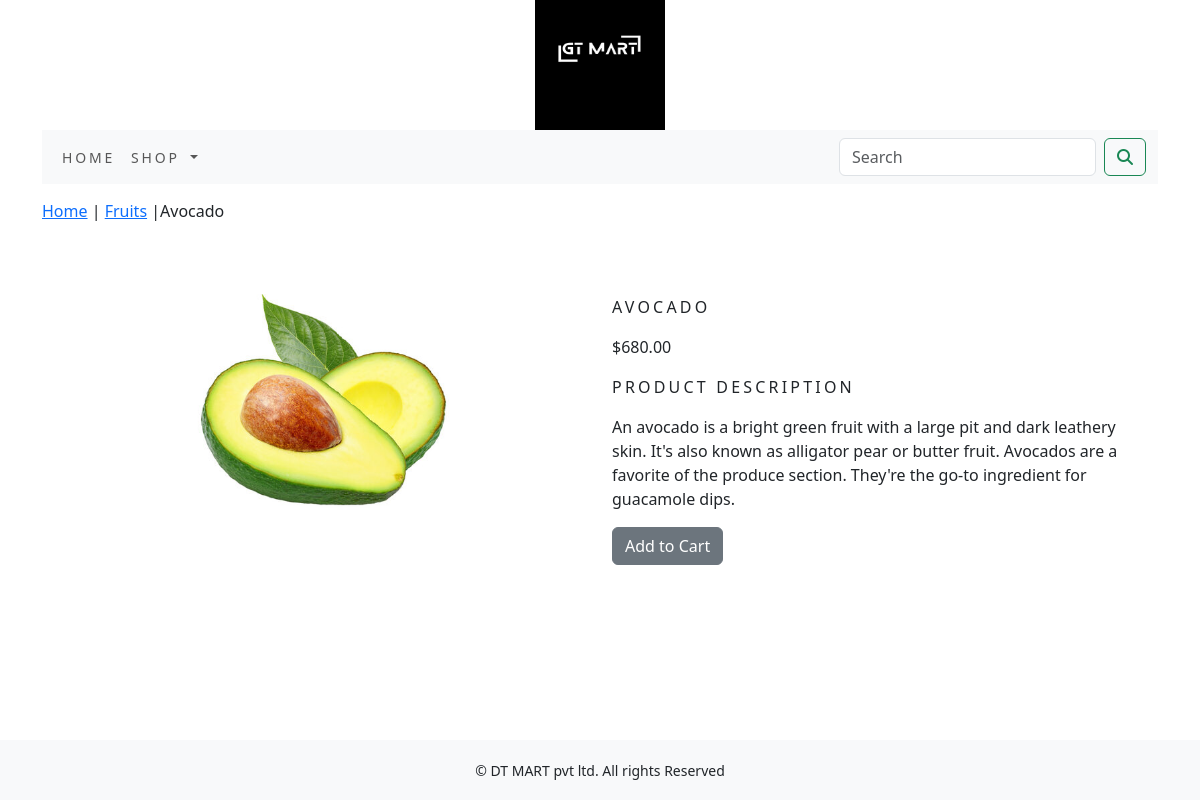
The page /shop/fruits/avocado/ on the database its author committed.
### shopapp/models.py (models this page shows, shortened)
class Product(models.Model):
    name=models.CharField(max_length=250,unique=True)
    slug = models.SlugField(max_length=250, unique=True)
    description = models.TextField(blank=True)
    price=models.DecimalField(max_digits=10,decimal_places=2)
    category=models.ForeignKey(Category,on_delete=models.CASCADE)
    image = models.ImageField(upload_to='product', blank=True)
    stock=models.IntegerField()
    available=models.BooleanField(default=True)
    created=models.DateTimeField(auto_now_add=True)
    updated=models.DateTimeField(auto_now=True)
    class Meta:
        ordering=('name',)
        verbose_name='product'
        verbose_name_plural='products'

class Category(models.Model):
    name=models.CharField(max_length=250,unique=True)
    slug=models.SlugField(max_length=250,unique=True)
    description=models.TextField(blank=True)
    image=models.ImageField(upload_to='category',blank=True)
    class Meta:
        ordering=('name',)
        verbose_name='category'
        verbose_name_plural='categories'
    def get_url(self):
        return reverse('shopapp:products_by_category',args=[self.slug])
    def __str__(self):
        return '{}'.format(self.name)

### shopapp/views.py (the view)
# urls.py: path('<slug:c_slug>/<slug:product_slug>/',views.proDetail,name='prodCatdetail'),
def proDetail(request,c_slug,product_slug):
    try:
        product=Product.objects.get(category__slug=c_slug,slug=product_slug)
    except Exception as e:
        raise e
    return render(request,'product.html',{'product':product})

### cart/context_processors.py (called while the page is built)
def counter(request):
    item_count=0
    if 'admin' in request.path:
        return {}
    else:
        try:
            cart=Cart.objects.filter(cart_id=_cart_id(request))
            car_items=CartItem.objects.all().filter(cart=cart[:1])
            for cart_item in car_items:
                item_count += cart_item.quantity
        except Cart.DoesNotExist:
            item_count=0
    return dict(item_count=item_count)

### cart/views.py (called while the page is built)
def _cart_id(request):
    cart=request.session.session_key
    if not cart:
        cart=request.session.create()
    return cart

### shopapp/context_processors.py (called while the page is built)
def menu_links(request):
    links=Category.objects.all()
    return dict(links=links)

### templates/product.html (shortened to what this page needs)
{% extends 'base.html' %}
{% load static %}
{% block content %}
<div class="row my_prod_row_class">
    <div class="mx-auto">
        <p><a href="{% url 'shopapp:allProdCat' %}">Home</a> | <a href="{{product.category.get_url}}">{{product.category}}</a> |{{product.name}} </p>
    </div>
</div>
<div class="container">
<br>
<div class="row">
    <div class=" col-12 col-sm-12 col-md-12 col-lg-6 text-center">
        <div style="min-width:18rem">
            <img src="{{product.image.url}}" style="width:300px;height:250px;" alt="{{product.name}}">
        </div>
    </div>
        <div class="col-12 col-sm-12 col-md-12 col-lg-6">
            <div>
            <h1 class="my_prod_title">{{product.name}}</h1>
            <p>${{product.price}}</p>
            <p class="my_title"> Product Description</p>
            <p class="text-justify my_prod_text">{{product.description}}</p>
            {% if product.stock <= 0 %}
            <p class="text-justify my_prod_text"><b>Out of stock</b></p>
            {% else %}
            <a class="btn btn-secondary" href="{% url 'cart:add_cart' product.id %}">Add to Cart</a>
            {% endif %}
            </div>
        </div>
    </div>
</div>
{% endblock %}

### static/css/custom.css (style rules this page uses)
html { height:100%; }
body { font-family: 'Lora', serif; min-height:100%; display:flex; flex-direction:column; }
.my_title { font-size:16px; text-transform:uppercase; letter-spacing:.2em; }
.my_prod_row_class { padding-top:15px; padding-bottom:20px; }
.my_prod_title { font-size:16px; text-transform:uppercase; letter-spacing:.2em; padding-top:15px; padding-bottom:10px; }
.my_prod_text { padding-right:20px; }

### rows shown on the page
Product: category "Fruits", name "Avocado", image (picture), name "AVOCADO", price "680.00", description "An avocado is a bright green fruit with a large pit and dark leathery skin. It's also known as alligator pear or butter fruit. Avocados are a favorite of the produce section. They're the go-to ingredient for guacamole dips."
